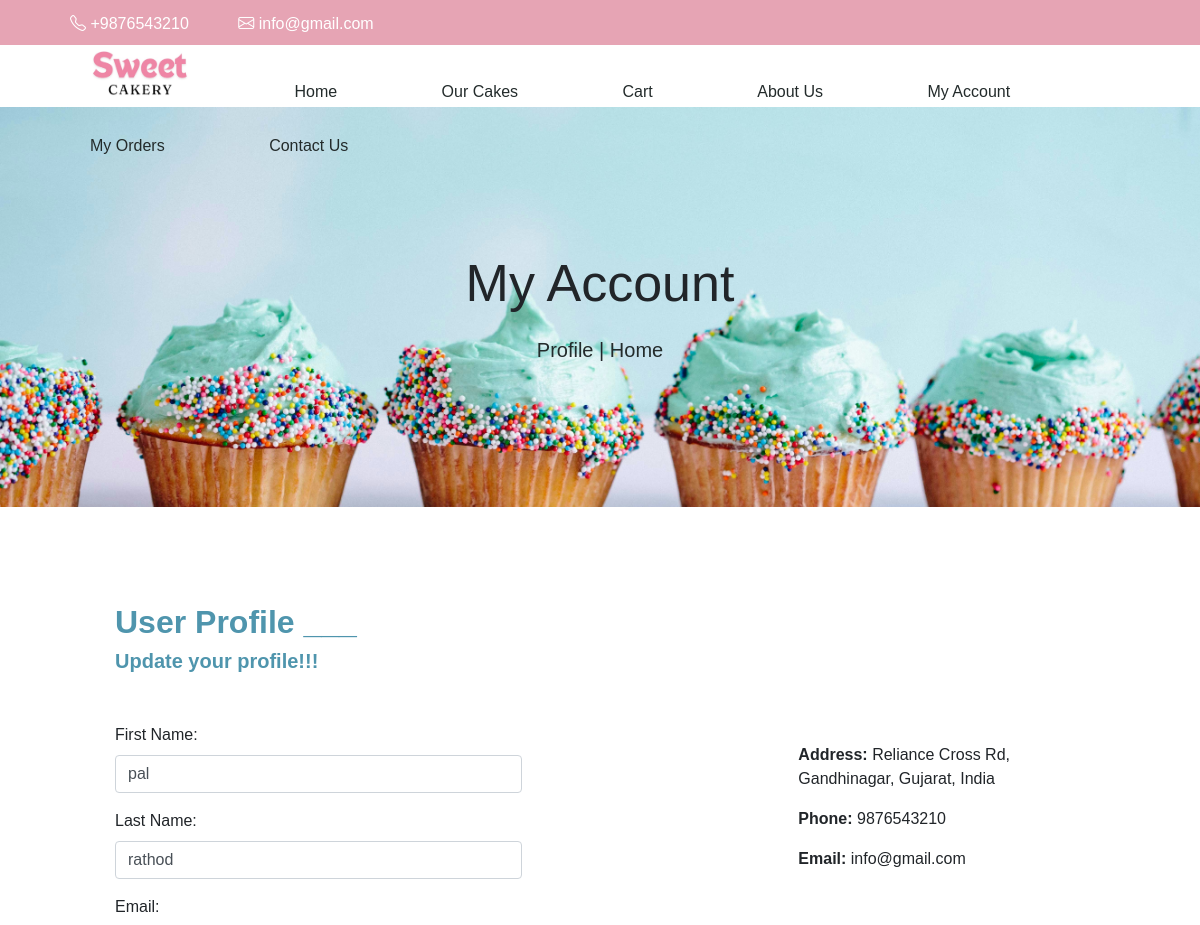
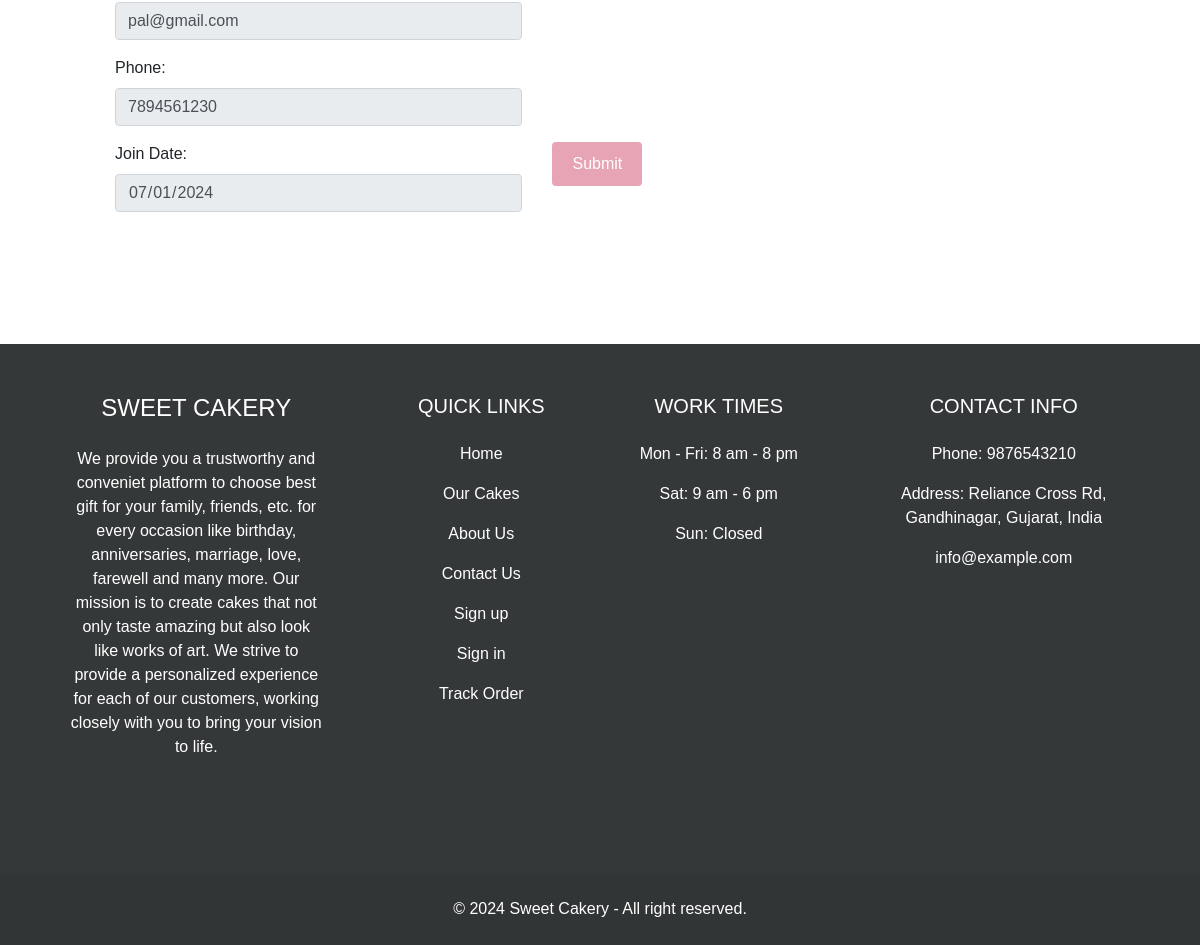
/User/profile.php (signed in), run on the app's committed database (2 pictures, top to bottom).
### tables this page shows
CREATE TABLE `users` (
  `user_id` int(10) NOT NULL,
  `Firstname` varchar(30) NOT NULL,
  `Lastname` varchar(30) NOT NULL,
  `Phone` bigint(10) NOT NULL,
  `Email` varchar(50) NOT NULL,
  `join_date` date NOT NULL DEFAULT current_timestamp(),
  `Password` varchar(100) NOT NULL,
  `Cpassword` varchar(100) NOT NULL
);

### User/profile.php (the view, shortened to what this page needs)
<?php
    include 'components/connection.php';
?>
<!DOCTYPE HTML>
<html>
    <head>
    <link href="css/css/bootstrap.css" rel='stylesheet' type='text/css' />
    <link href="css/style.css" rel='stylesheet' type="text/css"/>
    <link href="css/font-awesome.css" rel="stylesheet">
    <link rel="stylesheet" href="https://cdn.jsdelivr.net/npm/bootstrap-icons@1.3.0/font/bootstrap-icons.css">
    </head>
    <body>
        <?php include 'components/header.php'?>
        <?php include 'components/navbar.php'?>
        <div class="banner-3">
            <div class="container">
                <p style="font-size: 52px;">My Account</p>
                <h5 class=""> <a href="profile.php">Profile</a>
                    <span> |</span> <a href="index.php"> Home</a></h5>
            </div>
        </div>
            <br><br><br><br>
        <div class="profile-content">
            <div class="container">
                <div class="row">
                    <div class="col">
                        <h2>User Profile ___</h2>
                        <h5>Update your profile!!!</h5>
                        <div class="row">
                        <div class="col-lg-7">
                                <?php
                                $user_id = $_SESSION['user_id'];
                                $sql = "SELECT * FROM users WHERE user_id = :user_id";
                                $query = $conn->prepare($sql);
                                $query->bindParam(':user_id', $user_id, PDO::PARAM_INT);
                                $query->execute();
                                $result = $query->fetch(PDO::FETCH_ASSOC);
                                if ($result) {
                                ?>
                                <form action="" method="post">
                                    <div class="row">
                                        <div class="col-sm-9 form-group">
                                            <label for="name-f">First Name:</label>
                                            <input type="text" class="form-control" name="fname" id="name-f" value="<?php echo htmlspecialchars($result['Firstname']); ?>" >
                                        </div>
                                        <div class="col-sm-9 form-group">
                                            <label for="name-l">Last Name:</label>
                                            <input type="text" class="form-control" name="lname" id="name-l" value="<?php echo htmlspecialchars($result['Lastname']); ?>" >
                                        </div>
                                        <div class="col-sm-9 form-group">
                                            <label for="email">Email:</label>
                                            <input type="email" class="form-control" id="email" value="<?php echo htmlspecialchars($result['Email']); ?>" readonly>
                                        </div>
                                        <div class="col-sm-9 form-group">
                                            <label for="phone">Phone:</label>
                                            <input type="tel" class="form-control" id="phone" value="<?php echo htmlspecialchars($result['Phone']); ?>" readonly>
                                        </div>
                                        <div class="col-sm-9 form-group">
                                            <label for="date">Join Date:</label>
                                            <input type="date" class="form-control" id="date" value="<?php echo htmlspecialchars($result['join_date']); ?>" readonly>
                                        </div>
                                        <div class="col-sm-2 form-group">
                                            <button class="btn float-left custom-btn" name="submit">Submit</button>
                                        </div>
                                    </div>
                                </form>
                                <?php } ?>
                            </div>
                            <div class="col-lg-5">
                                <div class="info-column">
                                    <p><strong>Address:</strong> Reliance Cross Rd, Gandhinagar, Gujarat, India</p>
                                    <p><strong>Phone:</strong> 9876543210</p>
                                    <p><strong>Email:</strong> info@gmail.com</p>
                                </div>
                            </div>
                        </div>
                    </div>
                </div>
            </div>
        </div>
        <?php include 'components/footer.php'?>
    </body>
</html>

### User/css/style.css (style rules this page uses)
* { box-sizing: border-box; }
:root { --pink : #E6A4B4; --white: #ffff; --light-black: #232b2b; --gray: #e9ecef; --light-blue: #ADD8E6; --blue: #4f95ad; }
html, body { margin: 0; padding: 0; font-size: 16px; font-family: 'Gill Sans', 'Gill Sans MT', Calibri, 'Trebuchet MS', sans-serif; -ms-overflow-style:scrollbar; }
.banner-3 { background: url(../images/cupcake1.jpg)no-repeat; background-size: cover; background-position: center; -webkit-background-size: cover; -o-background-size: cover; -ms-background-size: cover; -moz-background-size: cover; min-height:400px; text-align: center; display:flex; justify-content:center; align-items:center; }
a { color: var(--light-black); }
.custom-btn { background-color: var(--pink); color: var(--white); border: none; padding: 10px 20px; cursor: pointer; }
.info-column { margin-left: 100px; margin-top: 20px; }
.profile-content { margin-left: 100px; margin-right: 100px; margin-bottom: 100px; }
.profile-content h2 { color: var(--blue); font-weight: bolder; }
.profile-content h5 { color: var(--blue); font-weight: bolder; margin-bottom: 50px; }

### data on the page
users: fname "pal", lname "rathod", Email "pal@gmail.com", Phone "7894561230", join_date "07/01/2024"
